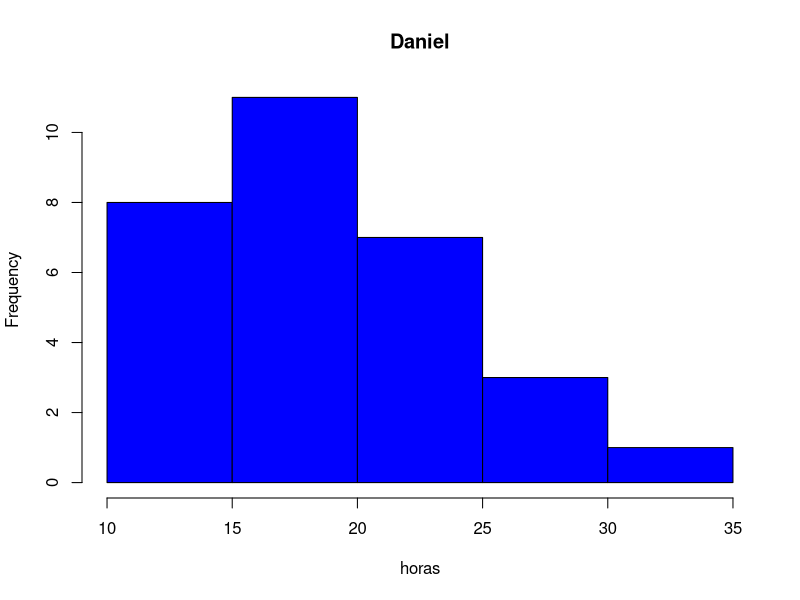

This chart was generated by the following R code:
#practica 1
#setwd("C:/Users/L01104232/Documents/R") #Establecemos el directorio de trabajo
setwd("C:/Users/danie/Favorites/Programacion/R")

x <- 7 #le asignmos a la x el valor de 7
2+x   # sumamos    
NumVar <- c(5,3,4) #una variable con 3 entradas numericas
NumVar

CharVar <- c("verde", "amarillo", "verde")  #una variable con 3 entradas de caracter
CharVar
typeof(NumVar) #tipo de variable
typeof(CharVar) 


horas <- c(15,       #construimos una variable que contenga nuestros datos
           23.7,
           19.7,
           15.4,
           18.3,
           23,
           14.2,
           20.8,
           13.5,
           20.7,
           17.4,
           18.6,
           12.9,
           20.3,
           13.7,
           21.4,
           18.3,
           29.8,
           17.1,
           18.9,
           10.3,
           26.1,
           15.7,
           14,
           17.8,
           33.8,
           23.2,
           12.9,
           27.1,
           16.6)

horas   #le pedimos que nos muestre el encabezado
Tablahoras <- as.data.frame(table( horas = factor(cut(horas, breaks=5)))) #contruimos una tabla de frecuencias de 5 clases con nuestros dato 
Tablahoras  # le pedimos que nos muestre la tabla de frecuencias
hist(horas, main = "Daniel", col = "blue")
media <- mean(horas)
varianza <- var(horas)
mediana <- median(horas)
moda <- mode(horas)
desviacion <- sqrt(varianza)

Medidas <- c("media" = media, "mediana" = mediana)
Medidas
